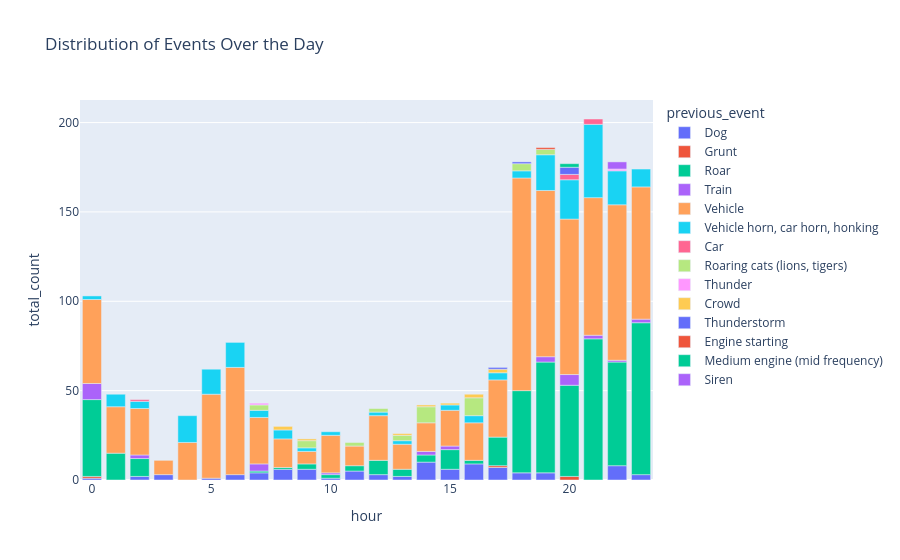

The cell this chart's notebook holds for it:
### Code cell
# Bar chart to show the distribution of event over the day
grouped = plot_df.groupby(["hour", "previous_event"]).size().reset_index(name="total_count")
fig_bar = px.bar(grouped, x="hour", y="total_count", color="previous_event", title="Distribution of Events Over the Day")
fig_bar.show()

### Figure 1 — Plotly figure (JSON) as saved in the notebook; plotly's stock layout.template omitted (floating-point values rounded to 4 significant figures)
{"data": [{"hovertemplate": "previous_event=Dog<br>hour=%{x}<br>total_count=%{y}<extra></extra>", "legendgroup": "Dog", "marker": {"color": "#636efa", "pattern": {"shape": ""}}, "name": "Dog", "orientation": "v", "showlegend": true, "textposition": "auto", "type": "bar", "x": [0, 2, 3, 5, 6, 7, 8, 9, 10, 11, 12, 13, 14, 15, 16, 17, 18, 19, 22, 23], "xaxis": "x", "y": [1, 2, 3, 1, 3, 4, 6, 6, 1, 5, 3, 2, 10, 6, 9, 7, 4, 4, 8, 3], "yaxis": "y"}, {"hovertemplate": "previous_event=Grunt<br>hour=%{x}<br>total_count=%{y}<extra></extra>", "legendgroup": "Grunt", "marker": {"color": "#EF553B", "pattern": {"shape": ""}}, "name": "Grunt", "orientation": "v", "showlegend": true, "textposition": "auto", "type": "bar", "x": [0, 17, 20], "xaxis": "x", "y": [1, 1, 2], "yaxis": "y"}, {"hovertemplate": "previous_event=Roar<br>hour=%{x}<br>total_count=%{y}<extra></extra>", "legendgroup": "Roar", "marker": {"color": "#00cc96", "pattern": {"shape": ""}}, "name": "Roar", "orientation": "v", "showlegend": true, "textposition": "auto", "type": "bar", "x": [0, 1, 2, 7, 8, 9, 10, 11, 12, 13, 14, 15, 16, 17, 18, 19, 20, 21, 22, 23], "xaxis": "x", "y": [43, 15, 10, 1, 1, 3, 2, 3, 8, 4, 4, 11, 2, 16, 46, 62, 51, 79, 58, 85], "yaxis": "y"}, {"hovertemplate": "previous_event=Train<br>hour=%{x}<br>total_count=%{y}<extra></extra>", "legendgroup": "Train", "marker": {"color": "#ab63fa", "pattern": {"shape": ""}}, "name": "Train", "orientation": "v", "showlegend": true, "textposition": "auto", "type": "bar", "x": [0, 2, 7, 10, 14, 15, 19, 20, 21, 22, 23], "xaxis": "x", "y": [9, 2, 4, 1, 2, 2, 3, 6, 2, 1, 2], "yaxis": "y"}, {"hovertemplate": "previous_event=Vehicle<br>hour=%{x}<br>total_count=%{y}<extra></extra>", "legendgroup": "Vehicle", "marker": {"color": "#FFA15A", "pattern": {"shape": ""}}, "name": "Vehicle", "orientation": "v", "showlegend": true, "textposition": "auto", "type": "bar", "x": [0, 1, 2, 3, 4, 5, 6, 7, 8, 9, 10, 11, 12, 13, 14, 15, 16, 17, 18, 19, 20, 21, 22, 23], "xaxis": "x", "y": [47, 26, 26, 8, 21, 47, 60, 26, 16, 7, 21, 11, 25, 14, 16, 20, 21, 32, 119, 93, 87, 77, 87, 74], "yaxis": "y"}, {"hovertemplate": "previous_event=Vehicle horn, car horn, honking<br>hour=%{x}<br>total_count=%{y}<extra></extra>", "legendgroup": "Vehicle horn, car horn, honking", "marker": {"color": "#19d3f3", "pattern": {"shape": ""}}, "name": "Vehicle horn, car horn, honking", "orientation": "v", "showlegend": true, "textposition": "auto", "type": "bar", "x": [0, 1, 2, 4, 5, 6, 7, 8, 9, 10, 12, 13, 15, 16, 17, 18, 19, 20, 21, 22, 23], "xaxis": "x", "y": [2, 7, 4, 15, 14, 14, 4, 5, 2, 2, 2, 2, 3, 4, 4, 4, 20, 22, 41, 19, 10], "yaxis": "y"}, {"hovertemplate": "previous_event=Car<br>hour=%{x}<br>total_count=%{y}<extra></extra>", "legendgroup": "Car", "marker": {"color": "#FF6692", "pattern": {"shape": ""}}, "name": "Car", "orientation": "v", "showlegend": true, "textposition": "auto", "type": "bar", "x": [2, 20, 21], "xaxis": "x", "y": [1, 3, 3], "yaxis": "y"}, {"hovertemplate": "previous_event=Roaring cats (lions, tigers)<br>hour=%{x}<br>total_count=%{y}<extra></extra>", "legendgroup": "Roaring cats (lions, tigers)", "marker": {"color": "#B6E880", "pattern": {"shape": ""}}, "name": "Roaring cats (lions, tigers)", "orientation": "v", "showlegend": true, "textposition": "auto", "type": "bar", "x": [7, 9, 11, 12, 13, 14, 16, 18, 19], "xaxis": "x", "y": [3, 4, 2, 2, 3, 9, 10, 4, 3], "yaxis": "y"}, {"hovertemplate": "previous_event=Thunder<br>hour=%{x}<br>total_count=%{y}<extra></extra>", "legendgroup": "Thunder", "marker": {"color": "#FF97FF", "pattern": {"shape": ""}}, "name": "Thunder", "orientation": "v", "showlegend": true, "textposition": "auto", "type": "bar", "x": [7, 22], "xaxis": "x", "y": [1, 1], "yaxis": "y"}, {"hovertemplate": "previous_event=Crowd<br>hour=%{x}<br>total_count=%{y}<extra></extra>", "legendgroup": "Crowd", "marker": {"color": "#FECB52", "pattern": {"shape": ""}}, "name": "Crowd", "orientation": "v", "showlegend": true, "textposition": "auto", "type": "bar", "x": [8, 9, 13, 14, 15, 16, 17], "xaxis": "x", "y": [2, 1, 1, 1, 1, 2, 2], "yaxis": "y"}, {"hovertemplate": "previous_event=Thunderstorm<br>hour=%{x}<br>total_count=%{y}<extra></extra>", "legendgroup": "Thunderstorm", "marker": {"color": "#636efa", "pattern": {"shape": ""}}, "name": "Thunderstorm", "orientation": "v", "showlegend": true, "textposition": "auto", "type": "bar", "x": [17, 18, 20], "xaxis": "x", "y": [1, 1, 4], "yaxis": "y"}, {"hovertemplate": "previous_event=Engine starting<br>hour=%{x}<br>total_count=%{y}<extra></extra>", "legendgroup": "Engine starting", "marker": {"color": "#EF553B", "pattern": {"shape": ""}}, "name": "Engine starting", "orientation": "v", "showlegend": true, "textposition": "auto", "type": "bar", "x": [19], "xaxis": "x", "y": [1], "yaxis": "y"}, {"hovertemplate": "previous_event=Medium engine (mid frequency)<br>hour=%{x}<br>total_count=%{y}<extra></extra>", "legendgroup": "Medium engine (mid frequency)", "marker": {"color": "#00cc96", "pattern": {"shape": ""}}, "name": "Medium engine (mid frequency)", "orientation": "v", "showlegend": true, "textposition": "auto", "type": "bar", "x": [20], "xaxis": "x", "y": [2], "yaxis": "y"}, {"hovertemplate": "previous_event=Siren<br>hour=%{x}<br>total_count=%{y}<extra></extra>", "legendgroup": "Siren", "marker": {"color": "#ab63fa", "pattern": {"shape": ""}}, "name": "Siren", "orientation": "v", "showlegend": true, "textposition": "auto", "type": "bar", "x": [22], "xaxis": "x", "y": [4], "yaxis": "y"}], "layout": {"barmode": "relative", "legend": {"title": {"text": "previous_event"}, "tracegroupgap": 0}, "title": {"text": "Distribution of Events Over the Day"}, "xaxis": {"anchor": "y", "domain": [0, 1], "title": {"text": "hour"}}, "yaxis": {"anchor": "x", "domain": [0, 1], "title": {"text": "total_count"}}}}
